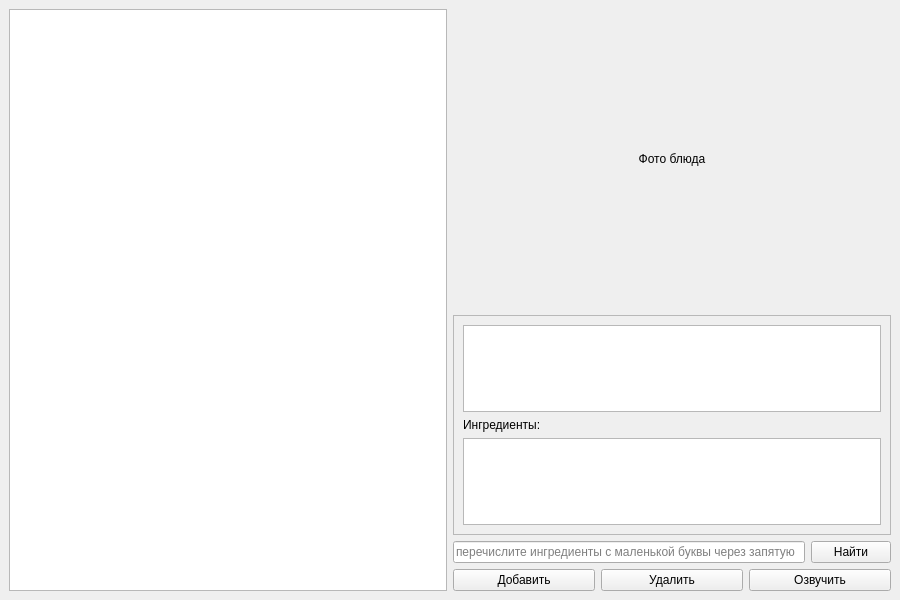
<?xml version="1.0" encoding="UTF-8"?>
<ui version="4.0">
 <class>MainWindow</class>
 <widget class="QMainWindow" name="MainWindow">
  <property name="geometry">
   <rect>
    <x>0</x>
    <y>0</y>
    <width>900</width>
    <height>600</height>
   </rect>
  </property>
  <property name="windowTitle">
   <string>Книга Рецептов</string>
  </property>
  <widget class="QWidget" name="centralwidget">
   <layout class="QHBoxLayout" name="horizontalLayout">
    <item>
     <widget class="QListWidget" name="listWidget_recipes"/>
    </item>
    <item>
     <layout class="QVBoxLayout" name="verticalLayout">
      <item>
       <widget class="QLabel" name="label_image">
        <property name="text">
         <string>Фото блюда</string>
        </property>
        <property name="scaledContents">
         <bool>false</bool>
        </property>
        <property name="alignment">
         <set>Qt::AlignCenter</set>
        </property>
        <property name="minimumSize">
         <size>
          <width>300</width>
          <height>300</height>
         </size>
        </property>
       </widget>
      </item>
      <item>
       <widget class="QScrollArea" name="scrollArea">
        <property name="widgetResizable">
         <bool>true</bool>
        </property>
        <widget class="QWidget" name="scrollAreaWidgetContents">
         <property name="geometry">
          <rect>
           <x>0</x>
           <y>0</y>
           <width>500</width>
           <height>150</height>
          </rect>
         </property>
         <layout class="QVBoxLayout" name="verticalLayout_2">
          <item>
           <widget class="QTextEdit" name="textEdit_instructions">
            <property name="readOnly">
             <bool>true</bool>
            </property>
           </widget>
          </item>
          <item>
           <widget class="QLabel" name="label_ingredients_title">
            <property name="text">
             <string>Ингредиенты:</string>
            </property>
            <property name="alignment">
             <set>Qt::AlignLeading|Qt::AlignLeft|Qt::AlignTop</set>
            </property>
           </widget>
          </item>
          <item>
           <widget class="QListWidget" name="listWidget_ingredients"/>
          </item>
         </layout>
        </widget>
       </widget>
      </item>
      <item>
       <layout class="QHBoxLayout" name="horizontalLayout_2">
        <item>
        <widget class="QLineEdit" name="lineEdit_search">
         <property name="placeholderText">
          <string>перечислите ингредиенты с маленькой буквы через запятую</string>
         </property>
        </widget>
        </item>
        <item>
         <widget class="QPushButton" name="btn_search">
          <property name="text">
           <string>Найти</string>
          </property>
         </widget>
        </item>
       </layout>
      </item>
      <item>
       <layout class="QHBoxLayout" name="horizontalLayout_3">
        <item>
         <widget class="QPushButton" name="btn_add">
          <property name="text">
           <string>Добавить</string>
          </property>
         </widget>
        </item>
        <item>
         <widget class="QPushButton" name="btn_delete">
          <property name="text">
           <string>Удалить</string>
          </property>
         </widget>
        </item>
        <item>
         <widget class="QPushButton" name="btn_speak">
          <property name="text">
           <string>Озвучить</string>
          </property>
         </widget>
        </item>
       </layout>
      </item>
     </layout>
    </item>
   </layout>
  </widget>
 </widget>
 <resources/>
 <connections/>
</ui>
